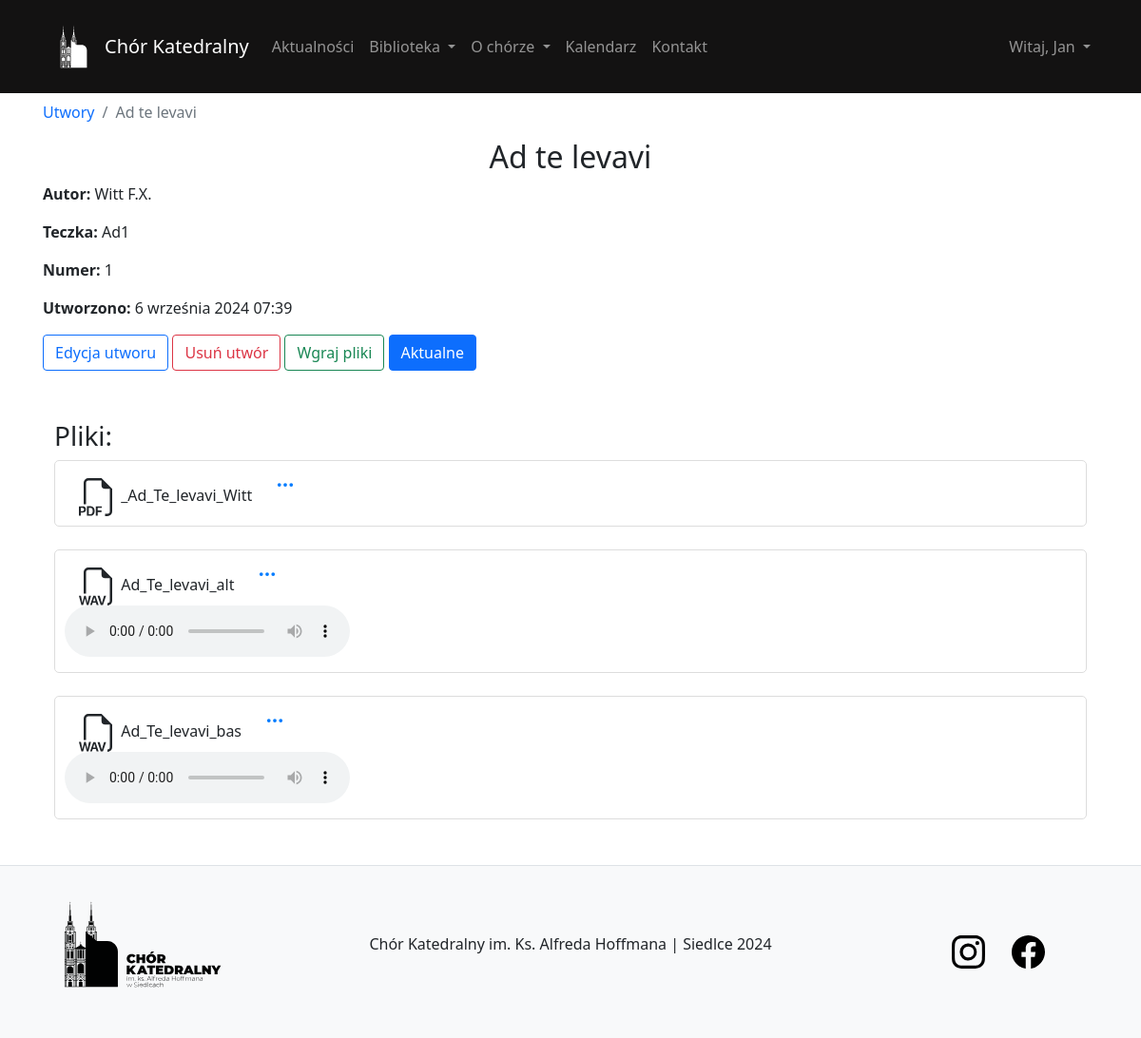
/composition/details/1/ (signed in), run on the app's committed database.
### user/models.py (models this page shows, shortened)
class User(AbstractBaseUser, PermissionsMixin):
    email = models.EmailField(unique=True)
    name = models.CharField(max_length=30)
    surname = models.CharField(max_length=30)
    voice_type = models.CharField(max_length=10, default='guest')
    last_activity = models.DateTimeField(null=True, blank=True)
    is_staff = models.BooleanField(default=False)
    is_active = models.BooleanField(default=True)
    date_joined = models.DateTimeField(default=timezone.now)
    objects = CustomUserManager()
    USERNAME_FIELD = 'email'
    REQUIRED_FIELDS = ['name', 'surname']

### composition/models.py (models this page shows, shortened)
class Composition(models.Model):
    name = models.CharField('Name', max_length=45)
    author = models.CharField('Author', max_length=35)
    number = models.PositiveIntegerField(unique=True)
    folder = models.ForeignKey(Folder, related_name='compositions', on_delete=models.SET_NULL, null=True, blank=True)
    isActual = models.BooleanField('Is Actual', default=False)
    note = models.CharField('Note', max_length=250, null=True, blank=True)  # Может быть нулём + можно ничего не вписывать в форме
    date_joined = models.DateTimeField(default=timezone.now)
    class Meta:
        verbose_name = 'Composition'
        verbose_name_plural = 'Compositions'

class CompositionFile(models.Model):
    FILE_TYPES = [
        ('mp3', 'MP3 File'),
        ('wav', 'WAV File'),
        ('pdf', 'PDF File')
    ]
    composition = models.ForeignKey(Composition, related_name='files', on_delete=models.CASCADE)
    file = models.FileField(upload_to=composition_file_path)
    file_type = models.CharField(max_length=3, choices=FILE_TYPES)

### folder/models.py (models this page shows)
class Folder(models.Model):
    name = models.CharField('name', max_length=45, unique=True)
    note = models.CharField('note', max_length=250, null=True, blank=True) # Может быть нулём + можно ничего не вписывать в форме
    colour = models.CharField('colour', max_length=25, null=True, blank=True)
    date_joined = models.DateTimeField(default=timezone.now)
    def __str__(self):
        return self.name
    class Meta:
        verbose_name = 'Folder'
        verbose_name_plural = 'Folders'

### composition/views.py (the view)
# urls.py: path('details/<int:id>/', views.detailsComposition, name='detailsComposition'),
def detailsComposition(request, id):
    composition = get_object_or_404(Composition, id=id)
    return render(request, 'composition/details.html', {'composition': composition})

### composition/templatetags/extras.py (called while the page is built)
@register.filter
def get_filename_without_extension(path):
    filename = path.rsplit('/', 1)[-1] if '/' in path else path
    return filename.split('.')[0] if '.' in filename else filename

### library/context_processors.py (called while the page is built)
def current_time(request):
    now = timezone.now()
    return {
        'current_year': now.year,
        'current_month': now.month,
    }

### composition/templates/composition/details.html (shortened to what this page needs)
{% extends 'content/template.html' %}
{% load static %}
{% load extras %}
{% block body %}
<link rel="stylesheet" href="https://cdn.jsdelivr.net/npm/plyr@3/dist/plyr.css" />
<div class="pt-2">
    <nav aria-label="breadcrumb">
        <ol class="breadcrumb">
            <li class="breadcrumb-item"><a href="{% url 'listComposition' %}">Utwory</a></li>
            <li class="breadcrumb-item active" aria-current="page">{{ composition.name }}</li>
        </ol>
    </nav>
</div>
<h2 class="text-center">{{ composition.name }}</h2>
<p><strong>Autor:</strong> {{ composition.author }}</p>
<p><strong>Teczka:</strong> {{ composition.folder }}</p>
<p><strong>Numer:</strong> {{ composition.number }}</p>
<p><strong>Utworzono:</strong> {{ composition.date_joined }}</p>
{% if perms.composition.change_composition %}
<a href="{% url 'editComposition' id=composition.id %}" class="btn btn-outline-primary mb-1">Edycja utworu</a>
{% endif %}
{% if perms.composition.delete_composition %}
<button type="button" class="btn btn-outline-danger mb-1" data-bs-toggle="modal" data-bs-target="#exampleModal">
    Usuń utwór
</button>
{% endif %}
{% if perms.composition.add_compositionfile %}
<a href="{% url 'uploadFilesComposition' id=composition.id %}" class="btn btn-outline-success mb-1">Wgraj pliki</a>
{% endif %}
{% if perms.composition.change_composition %}
    {% if composition.isActual %}
        <a href="{% url 'toggleActual' composition.id %}" class="btn btn-primary mb-1">Aktualne</a>
    {% else %}
        <a href="{% url 'toggleActual' composition.id %}" class="btn btn-outline-primary mb-1">Aktualne</a>
    {% endif %}
{% else %}
    {% if composition.isActual %}
        <a href="#" class="btn btn-primary">Aktualne</a>
    {% else %}
        <a href="#" class="btn btn-outline-primary">Aktualne</a>
    {% endif %}
{% endif %}
<div class="container mt-5">
    <h3>Pliki:</h3>
    {% if user.is_authenticated %}
    {% if perms.composition.view_compositionfile %}
    <div class="files-container">
        {% for file in composition.files.all %}
        <div class="file-item mb-4">
            <div class="file-actions">
                <div class="btn-group">
                    <div class="pt-2" style="margin-right: 10px;">
                        {{ file.file.name|get_filename_without_extension }}
                    </div>
                    <div class="file-actions">
                        <div class="btn-group">
                            <button type="button" class="btn btn-action" data-bs-toggle="dropdown" aria-expanded="false">
                                <svg xmlns="http://www.w3.org/2000/svg" width="20" height="20" fill="currentColor" class="bi bi-three-dots-vertical" viewBox="0 0 16 16">
                                    <path d="M3 9.5a1.5 1.5 0 1 1 0-3 1.5 1.5 0 0 1 0 3zm5 0a1.5 1.5 0 1 1 0-3 1.5 1.5 0 0 1 0 3zm5 0a1.5 1.5 0 1 1 0-3 1.5 1.5 0 0 1 0 3z"/>
                                </svg>
                            </button>
                        </div>
                    </div>
                </div>
            </div>
            <div class="file-controls d-flex justify-content-between align-items-center">
                {% if file.file.url|slice:"-4:" == '.mp3' or file.file.url|slice:"-4:" == '.wav' %}
                <div class="audio-player">
                    <audio controls>
                        <source src="{{ file.file.url }}" type="{% if file.file.url|slice:"-4:" == '.mp3' %}audio/mpeg{% else %}audio/wav{% endif %}">
                    </audio>
                </div>
                {% endif %}
            </div>
        </div>
        {% endfor %}
    </div>
    {% else %}
    <p>Nie masz uprawnień do przeglądania plików. Skontaktuj się z administratorem żeby uzyskać uprawnienia.</p>
    {% endif %}
    {% else %}
    <p>Dostęp do plików mają tylko zalogowane osoby posiadające odpowienie uprawnienia</p>
    <div class="container">
        <a href="{% url 'signIn' %}" class="btn btn-outline-success">Zaloguj</a>
    </div>
    {% endif %}
</div>
{% endblock %}

### content/templates/content/template.html (shortened to what this page needs)
{% load static %}
<!DOCTYPE html>
<html lang="en">
<head>
    <link href="https://cdn.jsdelivr.net/npm/bootstrap@5.0.2/dist/css/bootstrap.min.css" rel="stylesheet">
    <link rel="stylesheet" href="https://cdnjs.cloudflare.com/ajax/libs/toastr.js/latest/toastr.min.css">
    <link rel="stylesheet" href="{% static 'content/css/main.css' %}">
</head>
<body class="body-bg">
    <div class="overlay">
        <nav class="navbar navbar-dark navbar-expand-lg bg-dark sticky-top">
            <div class="container main-container">
                <img class="m-0 p-0" src="{% static 'content/img/logo_light.svg' %}" width="65px" alt="Chór Katedralny">
                <a class="navbar-brand text-center" href="/">
                    Chór Katedralny
                </a>
                <div class="collapse navbar-collapse" id="navbarTogglerDemo03">
                    <ul class="navbar-nav me-auto mb-2 mb-lg-0">
                        <li class="nav-item">
                            <a class="nav-link" href="{% url 'listNews' %}">Aktualności</a>
                        </li>
                        {% if user.is_authenticated %}
                        <li class="nav-item dropdown">
                            <a class="nav-link dropdown-toggle" href="#" id="navbarDarkDropdownMenuLink" role="button"
                               data-bs-toggle="dropdown" aria-expanded="false">
                                Biblioteka
                            </a>
                        </li>
                        {% else %}
                        <li class="nav-item">
                            <a class="nav-link" href="{% url 'listComposition' %}">Biblioteka</a>
                        </li>
                        {% endif %}
                        <ul class="navbar-nav">
                            <li class="nav-item dropdown">
                                <a class="nav-link dropdown-toggle" href="#" id="navbarDarkDropdownMenuLink" role="button"
                                   data-bs-toggle="dropdown" aria-expanded="false">
                                    O chórze
                                </a>
                            </li>
                        </ul>
                        <li class="nav-item">
                            {% if current_year and current_month %}
                            <a class="nav-link" href="{% url 'calendar' current_year current_month %}">Kalendarz</a>
                            {% else %}
                                <a class="nav-link" href="#">Kalendarz</a>
                            {% endif %}
                        </li>
                        <li class="nav-item">
                            <a class="nav-link" href="{% url 'contact' %}">Kontakt</a>
                        </li>
                    </ul>
                    {% if user.is_authenticated %}
                        <ul class="navbar-nav">
                            <li class="nav-item dropdown">
                                <a class="nav-link dropdown-toggle" href="#" id="navbarDarkDropdownMenuLink" role="button"
                                   data-bs-toggle="dropdown" aria-expanded="false">
                                   Witaj, {{ user.name }}
                                </a>
                            </li>
                        </ul>
                    {% else %}
                        <a class="btn btn-success" href="{% url 'signIn' %}" role="button">Zaloguj</a>
                    {% endif %}
                </div>
            </div>
        </nav>
        <div class="container main-container align-items-center" style="min-height: 90vh; width: 100%">
            <div class="toast-container position-fixed bottom-0 end-0 p-3" style="z-index: 11">
            </div>
            {% block body %}
            {% endblock %}
        </div>
        {% include 'content/footer.html' %}
    </div>
</body>
</html>

### content/static/content/css/main.css (style rules this page uses)
.main-container { margin-right: auto; margin-left: auto; padding-right: 15px; padding-left: 15px; }
.sticky-top { position: sticky; top: 0; scroll-padding-top: 108px; }
a { text-decoration: none; }

### content/templates/content/template.html (style rules this page uses)
.bg-dark { background-color: rgb(19, 18, 18) !important; }

### composition/templates/composition/details.html (style rules this page uses)
.file-item { display: flex; flex-direction: column; padding: 10px; border: 1px solid #ddd; border-radius: 5px; margin-bottom: 15px; }
.file-controls { display: flex; flex-wrap: wrap; justify-content: space-between; align-items: center; }
.audio-player { flex: 1; min-width: 200px; }
.file-actions { flex-shrink: 0; margin-left: 15px; }
.btn-action { background: none; border: none; padding: 0; cursor: pointer; }
.btn-action svg { fill: #007bff; transition: fill 0.2s ease; }

### data on the page
User: name "Jan"
Composition: name "Ad te levavi", author "Witt F.X.", folder "Ad1", number "1", date_joined "6 września 2024 07:39"
CompositionFile: file.name|get_filename_without_extension "_Ad_Te_levavi_Witt"
CompositionFile: file.name|get_filename_without_extension "Ad_Te_levavi_alt"
CompositionFile: file.name|get_filename_without_extension "Ad_Te_levavi_bas"
